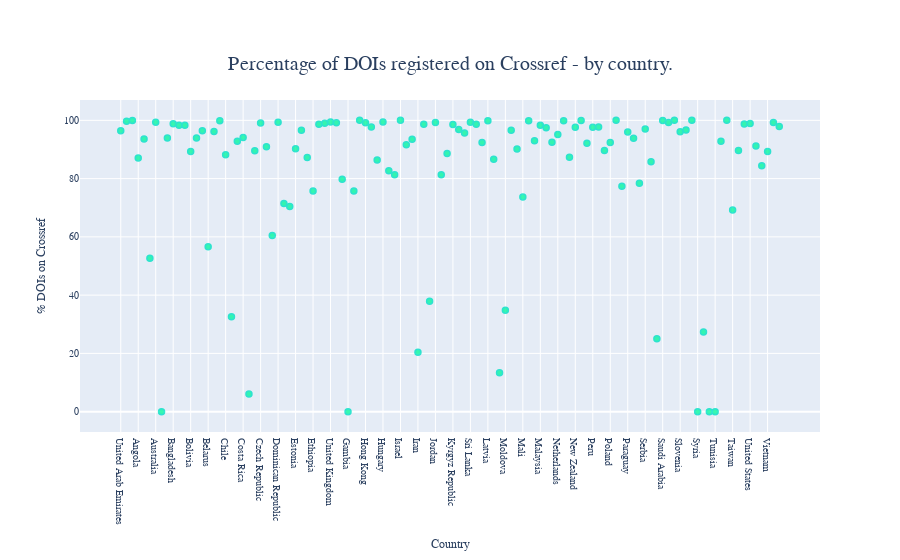

Here is the notebook cell this chart was saved with:
### Code cell
import country_converter as coco

frame = frame.groupby('country').sum()
frame =frame.apply(lambda x: pd.to_numeric(x, errors='coerce'))
frame['perc_cr'] = (frame['on-crossref']/frame['doi-num'])*100
fig = px.scatter(frame,x=frame.index,y='perc_cr', 
 labels={ "country": "Country", "perc_cr": "% DOIs on Crossref" },
 title="Percentage of DOIs registered on Crossref - by country.")

for idx in range(len(fig.data)):
    fig.data[idx].x = coco.convert(names=fig.data[idx].x, to="name")
    

fig.update_traces(marker_color='rgb(7, 247, 159)', marker_line_color='rgb(0, 224, 198)',
                  marker_line_width=1.5, opacity=0.8)
fig.update_layout(
    font_family="sans-serif",
    title_font_size=20,
    font_size=10,
    title = {'xanchor': 'center', 'y':0.9,'x':0.5},
)
fig.show()

### Figure 1 — Plotly figure (JSON) as saved in the notebook; plotly's stock layout.template omitted (floating-point values rounded to 4 significant figures)
{"data": [{"hovertemplate": "Country=%{x}<br>% DOIs on Crossref=%{y}<extra></extra>", "legendgroup": "", "marker": {"color": "rgb(7, 247, 159)", "line": {"color": "rgb(0, 224, 198)", "width": 1.5}, "symbol": "circle"}, "mode": "markers", "name": "", "opacity": 0.8, "orientation": "v", "showlegend": false, "type": "scatter", "x": ["United Arab Emirates", "Albania", "Armenia", "Angola", "Argentina", "Austria", "Australia", "Azerbaijan", "Bosnia and Herzegovina", "Bangladesh", "Belgium", "Bulgaria", "Bolivia", "Brazil", "Bahamas", "Belarus", "Canada", "Switzerland", "Chile", "China", "Colombia", "Costa Rica", "Cuba", "Cyprus", "Czech Republic", "Germany", "Denmark", "Dominican Republic", "Algeria", "Ecuador", "Estonia", "Egypt", "Spain", "Ethiopia", "Finland", "France", "United Kingdom", "Georgia", "Ghana", "Gambia", "Greece", "Guatemala", "Hong Kong", "Honduras", "Croatia", "Hungary", "Indonesia", "Ireland", "Israel", "India", "Iraq", "Iran", "Iceland", "Italy", "Jordan", "Japan", "Kenya", "Kyrgyz Republic", "South Korea", "Kazakhstan", "Sri Lanka", "Lithuania", "Luxembourg", "Latvia", "Libya", "Morocco", "Moldova", "Montenegro", "Macedonia", "Mali", "Mongolia", "Mexico", "Malaysia", "Nigeria", "Nicaragua", "Netherlands", "Norway", "Nepal", "New Zealand", "Oman", "Panama", "Peru", "Philippines", "Pakistan", "Poland", "Puerto Rico", "Portugal", "Paraguay", "Qatar", "Romania", "Serbia", "Russia", "Rwanda", "Saudi Arabia", "Sweden", "Singapore", "Slovenia", "Slovakia", "South Sudan", "Syria", "Thailand", "Turkmenistan", "Tunisia", "Turkey", "Trinidad and Tobago", "Taiwan", "Ukraine", "Uganda", "United States", "Uruguay", "Venezuela", "Vietnam", "Yemen", "South Africa"], "xaxis": "x", "y": [96.46, 99.66, 99.91, 87.1, 93.57, 52.66, 99.35, 0, 93.96, 98.85, 98.35, 98.33, 89.27, 93.94, 96.45, 56.58, 96.2, 99.88, 88.18, 32.54, 92.85, 94.09, 6.102, 89.53, 99.07, 90.93, 60.49, 99.38, 71.43, 70.43, 90.22, 96.61, 87.28, 75.72, 98.68, 99.02, 99.47, 99.14, 79.82, 0, 75.77, 100, 99.17, 97.71, 86.39, 99.44, 82.71, 81.37, 100, 91.62, 93.55, 20.42, 98.66, 37.89, 99.29, 81.32, 88.64, 98.59, 96.85, 95.67, 99.38, 98.67, 92.37, 99.83, 86.67, 13.38, 34.81, 96.61, 90.13, 73.68, 99.85, 93.0, 98.28, 97.47, 92.51, 95.14, 99.85, 87.3, 97.61, 99.93, 92.13, 97.65, 97.72, 89.62, 92.4, 100, 77.42, 95.99, 93.83, 78.39, 97.0, 85.76, 25, 99.91, 99.27, 100, 96.1, 96.68, 100, 0, 27.31, 0, 0, 92.83, 100, 69.25, 89.68, 98.72, 98.96, 91.19, 84.41, 89.27, 99.22, 97.87], "yaxis": "y"}], "layout": {"font": {"family": "sans-serif", "size": 10}, "legend": {"tracegroupgap": 0}, "title": {"font": {"size": 20}, "text": "Percentage of DOIs registered on Crossref - by country.", "x": 0.5, "xanchor": "center", "y": 0.9}, "xaxis": {"anchor": "y", "domain": [0, 1], "title": {"text": "Country"}}, "yaxis": {"anchor": "x", "domain": [0, 1], "title": {"text": "% DOIs on Crossref"}}}}
